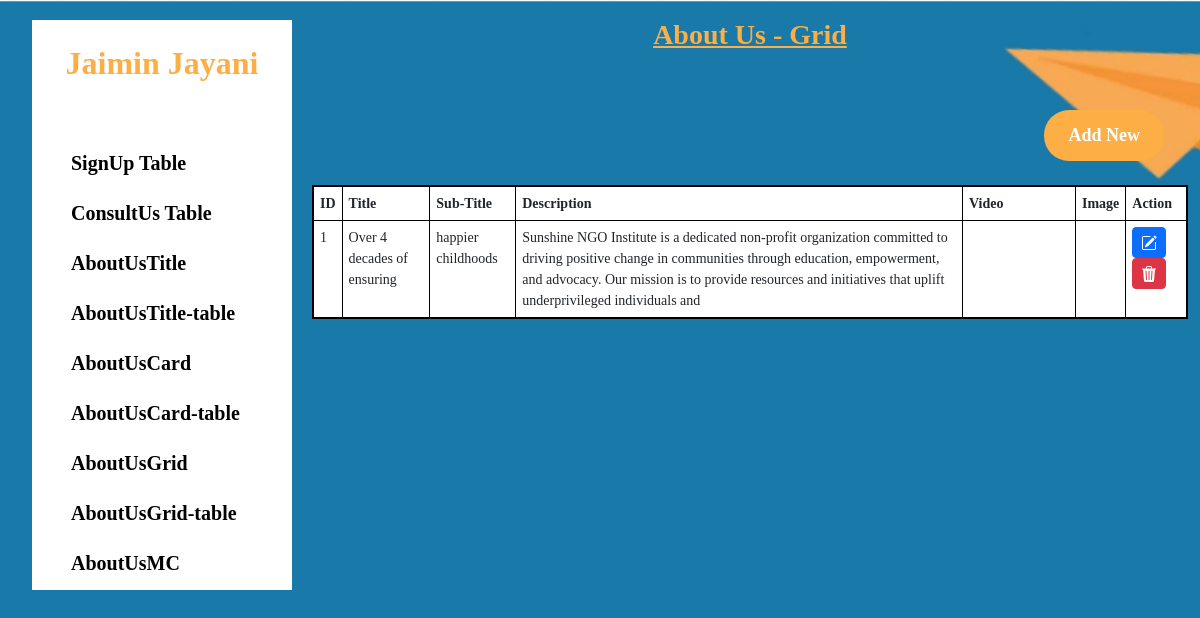
The page /admin/AboutGrid-table.php (signed in) on the database its author committed.
### tables this page shows
CREATE TABLE `user` (
  `id` int(255) NOT NULL,
  `name` varchar(255) NOT NULL,
  `email` varchar(255) NOT NULL,
  `password` varchar(255) NOT NULL
);

CREATE TABLE `aboutusgrid` (
  `id` int(255) NOT NULL,
  `title` varchar(255) NOT NULL,
  `subtitle` varchar(255) NOT NULL,
  `description` varchar(255) NOT NULL,
  `video` varchar(255) NOT NULL,
  `image` varchar(255) NOT NULL
);

### admin/AboutGrid-table.php (the view, shortened to what this page needs)
<?php
include 'include/header.php';
include 'include/conn.php';
    $id = $title = $subtitle = $description = $video = $image = "";
    $edit = false;
?>
<div class="wrapper">
    <div class="container-fluid">
        <div class="row">
            <div class="col-xl-3 col-lg-4 col-md-4">
                <div class="menu">
                    <?php include 'include/sidebar.php'; ?>
                </div>
            </div>
            <div class="col-xl-9 col-lg-8 col-md-8">
                <div class="row mt-2">
                    <div class="col-md-12">
                        <h1 class="title mb-4"><u><?php echo $edit ? "Edit About Us - Grid" : "About Us - Grid"; ?></u></h1>
                    </div>
                </div>
                <div class="row p-4">
                    <div class="col-md-12">
                        <button class="mybtn"><a href="AboutGrid-form.php" style="text-decoration: none; float: right;"><span>Add New</span></a></button>
                    </div>
                </div>
                <?php if ($edit): ?>
                    <div class="card">
                        <div class="card-header bg-primary text-white">Edit Card</div>
                        <div class="card-body">
                            <form method="post" enctype="multipart/form-data">
                                <input type="hidden" name="id" value="<?php echo $id; ?>">
                                <div class="form-group">
                                    <label>Title:</label>
                                    <input type="text" name="title" value="<?php echo $title; ?>" class="form-control" required>
                                </div>
                                <div class="form-group">
                                    <label>Sub-Title</label>
                                    <input type="text" name="subtitle" class="form-control" value="<?php echo $subtitle; ?>" required>
                                </div>
                                <div class="form-group">
                                    <label>Description</label>
                                    <textarea name="description" class="form-control" required><?php echo $description; ?></textarea>
                                </div>
                                <div class="form-group">
                                    <label>Current Video</label><br>
                                    <video autoplay="true" muted loop width="150px">
                                        <source src="pic/<?php echo $video; ?>" type="video/mp4" alt="Current Video" class="rounded border">
                                    </video>
                                </div>
                                <div class="form-group">
                                    <label>Upload New Video</label>
                                    <input type="file" name="new_video" class="form-control">
                                </div>
                                <div class="form-group">
                                    <label>Current Image:</label><br>
                                    <img src="pic/<?php echo $image; ?>" alt="Current Image" width="100px" class="rounded border">
                                </div>
                                <div class="form-group">
                                    <label>Upload New Image:</label>
                                    <input type="file" name="new_image" class="form-control">
                                </div>
                                <button type="submit" name="update" class="mybtnn"><span>Update</span></button>
                                <button class="cancelbtn"><a href="AboutGrid-table.php" style="text-decoration: none;"><span>Cancel</span></a></button>
                            </form>
                        </div>
                    </div>
                <?php else: ?>
                    <div class="row">
                        <div class="col-lg-12">
                            <div class="table-responsive">
                                <?php
                                $sql = "SELECT id, title, subtitle, description, video, image FROM aboutusgrid";
                                $result = $conn->query($sql);
                                if ($result->num_rows > 0) {
                                    echo '<table class="table table-bordered table-hover">
                                        <thead class="thead-dark">
                                            <tr>
                                                <th>ID</th>
                                                <th>Title</th>
                                                <th>Sub-Title</th>
                                                <th>Description</th>
                                                <th>Video</th>
                                                <th>Image</th>
                                                <th>Action</th>
                                            </tr>
                                        </thead>
                                        <tbody>';
                                    while ($row = $result->fetch_assoc()) {
                                        echo "<tr>
                                            <td>{$row['id']}</td>
                                            <td>{$row['title']}</td>
                                            <td>{$row['subtitle']}</td>
                                            <td>{$row['description']}</td>
                                            <td><video width='100px'><source src='pic/{$row['video']}' type='video/mp4' class='rounded'></video></td>
                                            <td><img src='pic/{$row['image']}' alt='' width='100px' class='rounded'></td>
                                            <td>
                                                <form method='post'>
                                                    <input type='hidden' name='id' value='{$row['id']}'>
                                                    <input type='hidden' name='title' value='{$row['title']}'>
                                                    <input type='hidden' name='subtitle' value='{$row['subtitle']}'>
                                                    <input type='hidden' name='description' value='{$row['description']}'>
                                                    <input type='hidden' name='video' value='{$row['video']}'>
                                                    <input type='hidden' name='image' value='{$row['image']}'>
                                                    <button type='submit' name='edit' class='btn btn-primary btn-sm'>
                                                    </button>
                                                    <button type='submit' name='delete' class='btn btn-danger btn-sm' onclick='return confirm(\"Are you sure?\")'>
                                                    </button>
                                                </form>
                                            </td>
                                        </tr>";
                                    }
                                    echo '</tbody></table>';
                                } else {
                                    echo '<div class="alert alert-warning">No records found!</div>';
                                }
                                ?>
                            </div>
                        </div>
                    </div>
                <?php endif; ?>
            </div>
        </div>
    </div>
</div>
<?php include 'include/footer.php'; ?>

### admin/include/sidebar.php (shortened to what this page needs)
<?php include 'conn.php' ?>
<?php
   $email = $_SESSION['adminemail'];
   $sql1 = "SELECT name FROM user WHERE email = ?";
   $stmt = $conn->prepare($sql1);
   $stmt->bind_param("s",
    $email);
   $stmt->execute();
   $result = $stmt->get_result();
   ?>
<nav class="sidebar " style="background-color: white;" id="sidebar">
  <div class="p-4">
    <h2 class="text-center" style="font-weight: bold; color: #fdae44">
    <?php
      if ($row = $result->fetch_assoc()) {
        echo ($row["name"]);
    }
    ?>
    </h2>
  </div>
  <div class="p-4">
    <ul class="nav flex-column">
      <li class="nav-item">
        <a class="nav-link" href="Signup.php">SignUp Table</a>
      </li>
      <li class="nav-item">
        <a class="nav-link " href="ConsultUs.php">ConsultUs Table</a>
      </li>
      <li class="nav-item">
        <a class="nav-link " href="AboutTitle-form.php">AboutUsTitle</a>
      </li>
      <li class="nav-item">
        <a class="nav-link " href="AboutTitle-table.php">AboutUsTitle-table</a>
      </li>
      <li class="nav-item">
        <a class="nav-link " href="AboutCard-form.php">AboutUsCard</a>
      </li>
      <li class="nav-item">
        <a class="nav-link " href="AboutCard-table.php">AboutUsCard-table</a>
      </li>
      <li class="nav-item">
        <a class="nav-link " href="AboutGrid-form.php">AboutUsGrid</a>
      </li>
      <li class="nav-item">
        <a class="nav-link " href="AboutGrid-table.php">AboutUsGrid-table</a>
      </li>
      <li class="nav-item">
        <a class="nav-link " href="AboutMC-form.php">AboutUsMC</a>
      </li>
      <li class="nav-item">
        <a class="nav-link " href="AboutMC-table.php">AboutUsMC-table</a>
      </li>
    </ul>
  </div>
</nav>

### admin/mainstyle.css (style rules this page uses)
.background { font-family: 'Playfair Display SC', serif; background-image: url('Images/background.jpg'); background-size: cover; background-position: center; background-repeat: no-repeat; background-attachment: fixed; }
.mybtn { position: relative; background-color: #fdae44; color: white; font-weight: bold; font-size: 18px; padding: 12px 24px; float: right; border: none; border-radius: 25px; cursor: pointer; text-decoration: none; overflow: hidden; transition: color 0.3s ease-in-out; }
.mybtn::before { content: ""; position: absolute; top: 0; left: 0; width: 100%; height: 100%; background-color: black; transform: scaleX(0); transform-origin: left; transition: transform 0.7s ease-in-out; z-index: 0; }
.mybtn span { position: relative; z-index: 1; color: white; }
.sidebar { width: 260px; height: 570px; overflow-y: auto; }
.menu { display: block; width: 100%; padding: 20px; }
.menu ul { padding: 0; margin: 0; list-style-type: none; }
.menu ul li a { display: block; font-size: 20px; color: #000; font-weight: bold; padding: 10px 15px; text-decoration: none; }
.title { text-align: center; color: #fdae44; display: block; font-size: 28px; font-weight: 700; padding: 10px 15px; }
.table { border: 2px solid #000; }
.table tr th, .table tr td { font-size: 14px; padding: 6px 6px; }

### rows shown on the page
user: name "Jaimin Jayani"
aboutusgrid: id "1", title "Over 4 decades of ensuring", subtitle "happier childhoods", description "Sunshine NGO Institute is a dedicated non-profit organization committed to driving positive change in communities through education, empowerment, and advocacy. Our mission is to provide resources and initiatives that uplift underprivileged individuals and"
